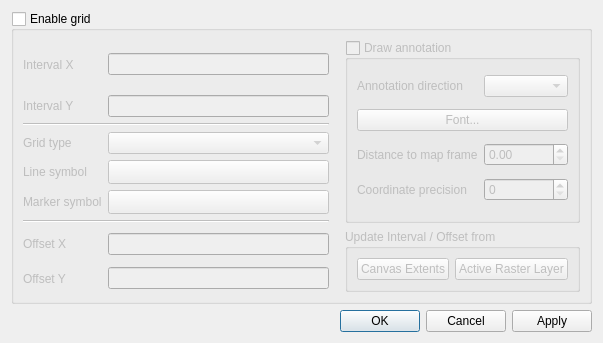
<?xml version="1.0" encoding="UTF-8"?>
<ui version="4.0">
 <class>DecorationGridDialog</class>
 <widget class="QDialog" name="DecorationGridDialog">
  <property name="geometry">
   <rect>
    <x>0</x>
    <y>0</y>
    <width>603</width>
    <height>343</height>
   </rect>
  </property>
  <property name="windowTitle">
   <string>Grid properties</string>
  </property>
  <layout class="QVBoxLayout" name="verticalLayout">
   <property name="sizeConstraint">
    <enum>QLayout::SetMinimumSize</enum>
   </property>
   <item>
    <widget class="QGroupBox" name="grpEnable">
     <property name="title">
      <string>Enable grid</string>
     </property>
     <property name="checkable">
      <bool>true</bool>
     </property>
     <property name="checked">
      <bool>false</bool>
     </property>
     <layout class="QGridLayout" name="gridLayout_3">
      <item row="0" column="3" rowspan="8">
       <widget class="QGroupBox" name="mDrawAnnotationCheckBox">
        <property name="title">
         <string>Draw annotation</string>
        </property>
        <property name="flat">
         <bool>false</bool>
        </property>
        <property name="checkable">
         <bool>true</bool>
        </property>
        <property name="checked">
         <bool>false</bool>
        </property>
        <layout class="QGridLayout" name="gridLayout">
         <property name="sizeConstraint">
          <enum>QLayout::SetMinimumSize</enum>
         </property>
         <item row="0" column="0">
          <widget class="QLabel" name="mAnnotationDirectionLabel">
           <property name="frameShape">
            <enum>QFrame::NoFrame</enum>
           </property>
           <property name="text">
            <string>Annotation direction</string>
           </property>
           <property name="wordWrap">
            <bool>true</bool>
           </property>
          </widget>
         </item>
         <item row="0" column="1">
          <widget class="QComboBox" name="mAnnotationDirectionComboBox"/>
         </item>
         <item row="1" column="0" colspan="2">
          <widget class="QPushButton" name="mAnnotationFontButton">
           <property name="text">
            <string>Font...</string>
           </property>
          </widget>
         </item>
         <item row="2" column="0">
          <widget class="QLabel" name="mDistanceToFrameLabel">
           <property name="text">
            <string>Distance to map frame</string>
           </property>
           <property name="wordWrap">
            <bool>true</bool>
           </property>
          </widget>
         </item>
         <item row="2" column="1">
          <widget class="QDoubleSpinBox" name="mDistanceToMapFrameSpinBox"/>
         </item>
         <item row="3" column="0">
          <widget class="QLabel" name="mCoordinatePrecisionLabel">
           <property name="text">
            <string>Coordinate precision</string>
           </property>
           <property name="wordWrap">
            <bool>true</bool>
           </property>
          </widget>
         </item>
         <item row="3" column="1">
          <widget class="QSpinBox" name="mCoordinatePrecisionSpinBox"/>
         </item>
        </layout>
       </widget>
      </item>
      <item row="1" column="2">
       <spacer name="horizontalSpacer">
        <property name="orientation">
         <enum>Qt::Horizontal</enum>
        </property>
        <property name="sizeType">
         <enum>QSizePolicy::Fixed</enum>
        </property>
        <property name="sizeHint" stdset="0">
         <size>
          <width>10</width>
          <height>20</height>
         </size>
        </property>
       </spacer>
      </item>
      <item row="2" column="0">
       <widget class="QLabel" name="mIntervalYLabel">
        <property name="text">
         <string>Interval Y</string>
        </property>
        <property name="wordWrap">
         <bool>true</bool>
        </property>
       </widget>
      </item>
      <item row="2" column="1">
       <widget class="QLineEdit" name="mIntervalYEdit"/>
      </item>
      <item row="3" column="0" colspan="2">
       <widget class="Line" name="line_2">
        <property name="orientation">
         <enum>Qt::Horizontal</enum>
        </property>
       </widget>
      </item>
      <item row="4" column="0">
       <widget class="QLabel" name="mGridTypeLabel">
        <property name="accessibleName">
         <string extracomment="Hello translotor"/>
        </property>
        <property name="text">
         <string>Grid type</string>
        </property>
        <property name="wordWrap">
         <bool>true</bool>
        </property>
       </widget>
      </item>
      <item row="4" column="1">
       <widget class="QComboBox" name="mGridTypeComboBox">
        <property name="sizePolicy">
         <sizepolicy hsizetype="Minimum" vsizetype="Fixed">
          <horstretch>0</horstretch>
          <verstretch>0</verstretch>
         </sizepolicy>
        </property>
        <property name="minimumSize">
         <size>
          <width>100</width>
          <height>0</height>
         </size>
        </property>
       </widget>
      </item>
      <item row="5" column="0">
       <widget class="QLabel" name="mLineSymbolLabel">
        <property name="text">
         <string>Line symbol</string>
        </property>
        <property name="wordWrap">
         <bool>true</bool>
        </property>
       </widget>
      </item>
      <item row="5" column="1">
       <widget class="QPushButton" name="mLineSymbolButton">
        <property name="enabled">
         <bool>false</bool>
        </property>
        <property name="sizePolicy">
         <sizepolicy hsizetype="Minimum" vsizetype="Preferred">
          <horstretch>0</horstretch>
          <verstretch>0</verstretch>
         </sizepolicy>
        </property>
        <property name="minimumSize">
         <size>
          <width>100</width>
          <height>0</height>
         </size>
        </property>
        <property name="text">
         <string/>
        </property>
       </widget>
      </item>
      <item row="6" column="0">
       <widget class="QLabel" name="mMarkerSymbolLabel">
        <property name="text">
         <string>Marker symbol</string>
        </property>
       </widget>
      </item>
      <item row="6" column="1">
       <widget class="QPushButton" name="mMarkerSymbolButton">
        <property name="enabled">
         <bool>false</bool>
        </property>
        <property name="sizePolicy">
         <sizepolicy hsizetype="Minimum" vsizetype="Preferred">
          <horstretch>0</horstretch>
          <verstretch>0</verstretch>
         </sizepolicy>
        </property>
        <property name="minimumSize">
         <size>
          <width>100</width>
          <height>0</height>
         </size>
        </property>
        <property name="text">
         <string/>
        </property>
       </widget>
      </item>
      <item row="7" column="0" colspan="2">
       <widget class="Line" name="line_3">
        <property name="orientation">
         <enum>Qt::Horizontal</enum>
        </property>
       </widget>
      </item>
      <item row="8" column="0">
       <widget class="QLabel" name="mOffsetXLabel">
        <property name="text">
         <string>Offset X</string>
        </property>
        <property name="wordWrap">
         <bool>true</bool>
        </property>
       </widget>
      </item>
      <item row="8" column="1">
       <widget class="QLineEdit" name="mOffsetXEdit"/>
      </item>
      <item row="8" column="3" rowspan="2">
       <widget class="QGroupBox" name="groupBox">
        <property name="title">
         <string>Update Interval / Offset from</string>
        </property>
        <layout class="QGridLayout" name="gridLayout_2">
         <item row="0" column="0">
          <widget class="QPushButton" name="mPbtnUpdateFromExtents">
           <property name="text">
            <string>Canvas Extents</string>
           </property>
          </widget>
         </item>
         <item row="0" column="1">
          <widget class="QPushButton" name="mPbtnUpdateFromLayer">
           <property name="text">
            <string>Active Raster Layer</string>
           </property>
          </widget>
         </item>
        </layout>
       </widget>
      </item>
      <item row="9" column="0">
       <widget class="QLabel" name="mOffsetYLabel">
        <property name="text">
         <string>Offset Y</string>
        </property>
        <property name="wordWrap">
         <bool>true</bool>
        </property>
       </widget>
      </item>
      <item row="9" column="1">
       <widget class="QLineEdit" name="mOffsetYEdit"/>
      </item>
      <item row="0" column="1" rowspan="2">
       <widget class="QLineEdit" name="mIntervalXEdit"/>
      </item>
      <item row="0" column="0" rowspan="2">
       <widget class="QLabel" name="mIntervalXLabel">
        <property name="text">
         <string>Interval X</string>
        </property>
        <property name="wordWrap">
         <bool>true</bool>
        </property>
       </widget>
      </item>
     </layout>
     <zorder>mOffsetYEdit</zorder>
     <zorder>mOffsetXEdit</zorder>
     <zorder>mDrawAnnotationCheckBox</zorder>
     <zorder>mLineSymbolLabel</zorder>
     <zorder>groupBox</zorder>
     <zorder>mLineSymbolButton</zorder>
     <zorder>mMarkerSymbolButton</zorder>
     <zorder>mMarkerSymbolLabel</zorder>
     <zorder>mIntervalXEdit</zorder>
     <zorder>line_2</zorder>
     <zorder>line_3</zorder>
     <zorder>mIntervalYEdit</zorder>
     <zorder>mIntervalXLabel</zorder>
     <zorder>mOffsetXLabel</zorder>
     <zorder>mGridTypeComboBox</zorder>
     <zorder>mGridTypeLabel</zorder>
     <zorder>mIntervalYLabel</zorder>
     <zorder>mOffsetYLabel</zorder>
    </widget>
   </item>
   <item>
    <widget class="QDialogButtonBox" name="buttonBox">
     <property name="orientation">
      <enum>Qt::Horizontal</enum>
     </property>
     <property name="standardButtons">
      <set>QDialogButtonBox::Apply|QDialogButtonBox::Cancel|QDialogButtonBox::Ok</set>
     </property>
    </widget>
   </item>
  </layout>
 </widget>
 <tabstops>
  <tabstop>grpEnable</tabstop>
  <tabstop>mIntervalXEdit</tabstop>
  <tabstop>mIntervalYEdit</tabstop>
  <tabstop>mGridTypeComboBox</tabstop>
  <tabstop>mLineSymbolButton</tabstop>
  <tabstop>mMarkerSymbolButton</tabstop>
  <tabstop>mOffsetXEdit</tabstop>
  <tabstop>mOffsetYEdit</tabstop>
  <tabstop>mDrawAnnotationCheckBox</tabstop>
  <tabstop>mAnnotationDirectionComboBox</tabstop>
  <tabstop>mAnnotationFontButton</tabstop>
  <tabstop>mDistanceToMapFrameSpinBox</tabstop>
  <tabstop>mCoordinatePrecisionSpinBox</tabstop>
  <tabstop>mPbtnUpdateFromExtents</tabstop>
  <tabstop>mPbtnUpdateFromLayer</tabstop>
  <tabstop>buttonBox</tabstop>
 </tabstops>
 <resources/>
 <connections/>
</ui>
